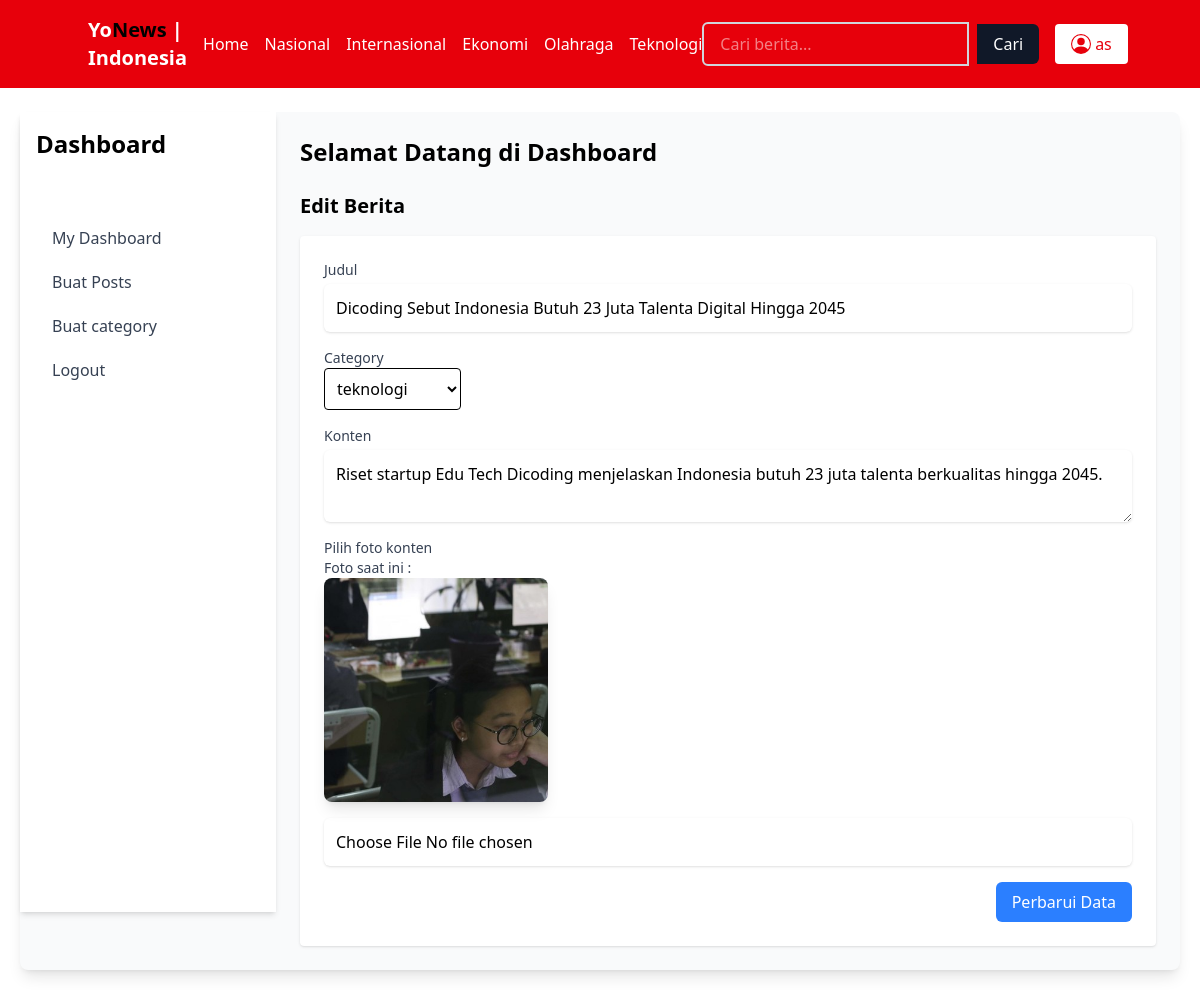
Page /edit.php?id=12 (signed in) on the committed database.
### tables this page shows
CREATE TABLE `posts` (
  `id` int(11) NOT NULL,
  `judul` varchar(255) NOT NULL,
  `konten` varchar(255) NOT NULL,
  `link` varchar(255) NOT NULL,
  `foto` varchar(255) NOT NULL,
  `category_id` int(11) NOT NULL
);

CREATE TABLE `categories` (
  `id` int(11) NOT NULL,
  `name` varchar(255) DEFAULT NULL
);

### functions.php (called while the page is built, shortened)
<?php
$conn = mysqli_connect('localhost', 'root', '', 'news', 3307);
function query($query) {
    global $conn;
    $result = mysqli_query($conn, $query);
    $rows = [];
    while ($row = mysqli_fetch_assoc($result)) {
        $rows[] = $row;
    }
    return $rows;
}
?>

### edit.php (the view, shortened to what this page needs)
<?php
require 'functions.php';
$id = $_GET["id"];
$dataEdit = query("SELECT * FROM posts WHERE Id = '$id'")[0];
$categories = query("SELECT * FROM categories ORDER BY name ASC");
?>
<?php include("components/layout.php") ?>
<div class="flex bg-gray-50 my-6 mx-5 rounded-lg shadow-lg">
    <?php include('components/aside.php') ?>
    <div class="flex-1 p-6">
        <header class="flex justify-between items-center">
            <h2 class="text-2xl font-semibold">Selamat Datang di Dashboard</h2>
        </header>
        <main class="mt-6">
            <h3 class="text-xl font-semibold mb-4">Edit Berita</h3>
            <form class="bg-white p-6 rounded shadow" method="post" enctype="multipart/form-data" action="<?= $_SERVER['PHP_SELF']; ?>">
                <div class="mb-4">
                    <label for="judul" class="block text-sm font-medium text-gray-700">Judul</label>
                    <input type="text" id="judul" name="judul" required class="mt-1 p-3 block w-full border-gray-300 rounded-md shadow-sm focus:border-blue-500 focus:ring focus:ring-blue-200 focus:ring-opacity-50" value="<?= $dataEdit['judul'] ?>">
                </div>
                <div class="mb-4">
                    <label for="category" class="block text-sm font-medium text-gray-700">Category</label>
                    <select id="category" name="categoryBaru" class="border rounded p-2">
                        <?php foreach ($categories as $category) : ?>
                            <option value="<?= $category['id'] ?>" <?= ($category['id'] == $dataEdit['category_id']) ? 'selected' : '' ?>>
                                <?= $category['name'] ?>
                            </option>
                        <?php endforeach; ?>
                    </select>
                </div>
                <div class="mb-4">
                    <label for="konten" class="block text-sm font-medium text-gray-700">Konten</label>
                    <textarea id="konten" name="konten" required class="mt-1 p-3 block w-full border-gray-300 rounded-md shadow-sm focus:border-blue-500 focus:ring focus:ring-blue-200 focus:ring-opacity-50" oninput="autoResize(this)"><?= $dataEdit['konten'] ?></textarea>
                </div>
                <div class="mb-4">
                    <label for="foto" class="block text-sm font-medium text-gray-700">Pilih foto konten</label>
                    <p class="block text-sm font-medium text-gray-700">Foto saat ini :</p>
                    <div class="w-56 h-56 shadow-lg mb-4 rounded-lg overflow-hidden">
                        <img src="img/<?= $dataEdit['foto'] ?>" alt="" class="w-full h-full object-cover">
                    </div>
                    <input type="file" id="foto" name="foto" class="mt-1 p-3 block w-full border-gray-300 rounded-md shadow-sm focus:border-blue-500 focus:ring focus:ring-blue-200 focus:ring-opacity-50">
                </div>
                <div class="flex justify-end">
                    <button type="submit" name="submit" class="bg-blue-500 text-white px-4 py-2 rounded-md hover:bg-blue-600">Perbarui Data</button>
                </div>
            </form>
        </main>
    </div>
</div>

### rows in the picture
posts: judul "Dicoding Sebut Indonesia Butuh 23 Juta Talenta Digital Hingga 2045", categoryBaru "teknologi", konten "Riset startup Edu Tech Dicoding menjelaskan Indonesia butuh 23 juta talenta berkualitas hingga 2045.", foto (picture)

### other values in the picture
$username "as"
